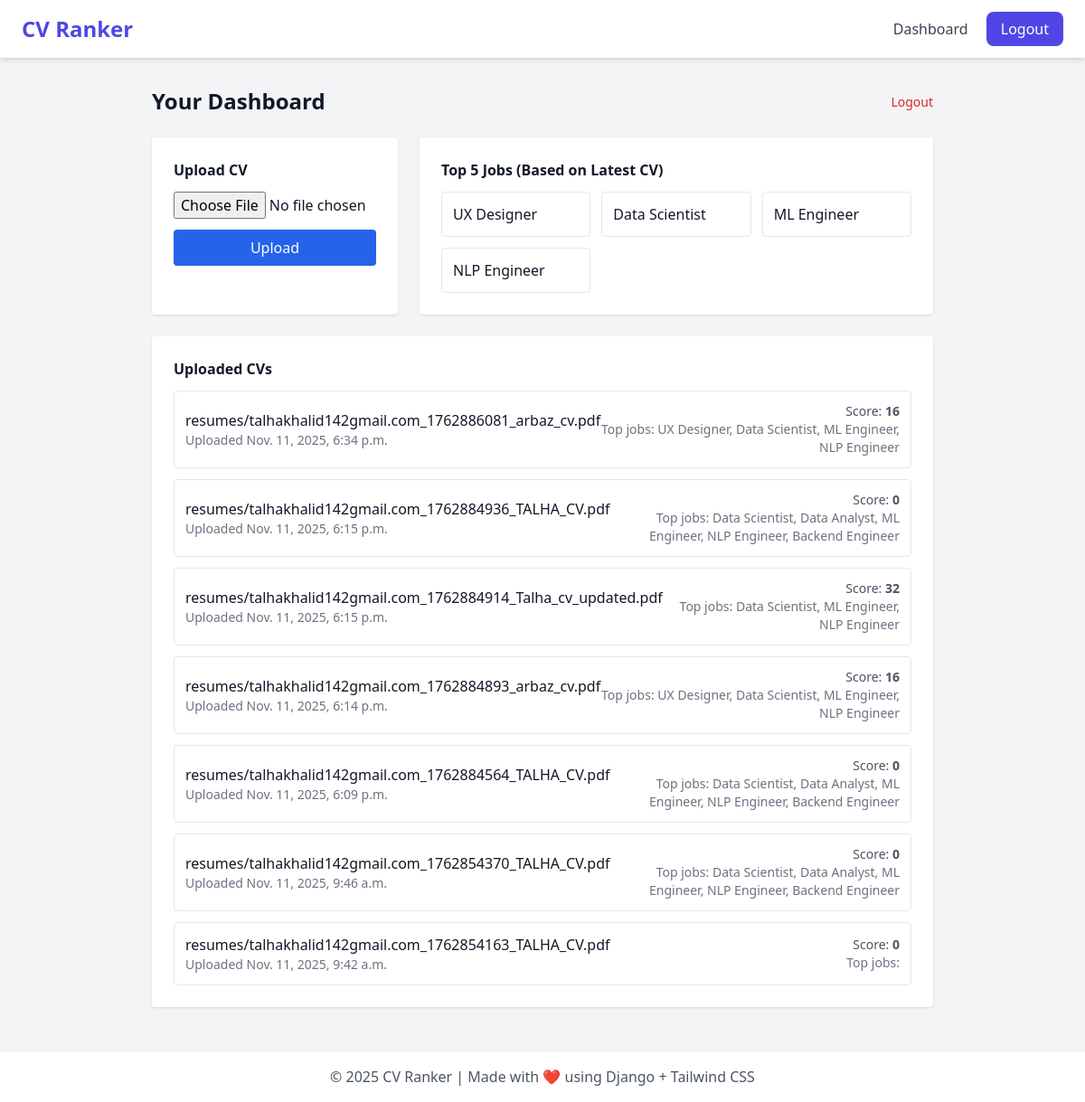
The page /dashboard/ (signed in) on the database its author committed.
### core/models.py (models this page shows, shortened)
class UploadedCV(models.Model):
    user = models.ForeignKey(User, on_delete=models.CASCADE, related_name='cvs')
    file = models.FileField(upload_to=upload_resume_path)
    parsed_text = models.TextField(blank=True, null=True)
    score = models.IntegerField(default=0)
    top_jobs = models.JSONField(default=list, blank=True)  # store list of top jobs
    uploaded_at = models.DateTimeField(default=timezone.now)

### core/views.py (the view)
# urls.py: path('dashboard/', views.dashboard_view, name='dashboard'),
@login_required
def dashboard_view(request):
    user = request.user
    cvs = UploadedCV.objects.filter(user=user).order_by('-uploaded_at')
    form = UploadCVForm()
    top_jobs = []
    latest_cv = cvs.first() if cvs.exists() else None
    if latest_cv and latest_cv.parsed_text:
        _, top_jobs = score_cv_and_get_jobs(latest_cv.parsed_text)
    return render(request, 'core/dashboard.html', {
        'form': form,
        'cvs': cvs,
        'latest_cv': latest_cv,
        'top_jobs': top_jobs,
    })

### core/forms.py
class UploadCVForm(forms.ModelForm):
    class Meta:
        model = UploadedCV
        fields = ['file']

### core/templates/core/dashboard.html (shortened to what this page needs)
{% extends 'core/base.html' %}
{% load static %}
{% block content %}
<div class="flex justify-between items-center mb-6">
  <h1 class="text-2xl font-semibold">Your Dashboard</h1>
  <div>
    <a href="{% url 'logout' %}" class="text-sm text-red-600">Logout</a>
  </div>
</div>
<div class="grid grid-cols-1 lg:grid-cols-3 gap-6">
  <div class="bg-white p-6 rounded shadow">
    <h3 class="font-semibold mb-3">Upload CV</h3>
    <form action="{% url 'upload_cv' %}" method="post" enctype="multipart/form-data">
      <input type="file" name="file" required class="mb-3 w-full">
      <button type="submit" class="w-full bg-blue-600 text-white py-2 rounded hover:bg-blue-700">Upload</button>
    </form>
  </div>
  <div class="bg-white p-6 rounded shadow lg:col-span-2">
    <h3 class="font-semibold mb-3">Top 5 Jobs (Based on Latest CV)</h3>
    {% if top_jobs %}
      <ul class="grid grid-cols-1 md:grid-cols-3 gap-3">
        {% for job in top_jobs %}
          <li class="p-3 border rounded flex items-center space-x-3">
            <span>{{ job }}</span>
          </li>
        {% endfor %}
      </ul>
    {% else %}
      <p class="text-gray-500">No CV parsed yet. Upload a CV to see top job matches.</p>
    {% endif %}
  </div>
  <div class="bg-white p-6 rounded shadow lg:col-span-3">
    <h3 class="font-semibold mb-3">Uploaded CVs</h3>
    {% if cvs %}
      <div class="space-y-3">
        {% for cv in cvs %}
          <div class="flex items-center justify-between p-3 border rounded">
            <div>
              <div class="font-medium">{{ cv.file.name|slice:":80" }}</div>
              <div class="text-sm text-gray-500">Uploaded {{ cv.uploaded_at }}</div>
            </div>
            <div class="text-right">
              <div class="text-sm text-gray-600">Score: <span class="font-semibold">{{ cv.score }}</span></div>
              <div class="text-sm text-gray-500">Top jobs: {{ cv.top_jobs|join:", " }}</div>
            </div>
          </div>
        {% endfor %}
      </div>
    {% else %}
      <p class="text-gray-500">No CVs uploaded yet.</p>
    {% endif %}
  </div>
</div>
{% endblock %}

### core/templates/core/base.html (shortened to what this page needs)
<!DOCTYPE html>
<html lang="en">
<head>
    <script src="https://cdn.tailwindcss.com"></script>
</head>
<body class="bg-gray-100 text-gray-900">
    <nav class="bg-white shadow-md py-4 px-6 flex justify-between items-center">
        <a href="/" class="text-2xl font-bold text-indigo-600">CV Ranker</a>
        <div class="space-x-4">
            {% if user.is_authenticated %}
                <a href="{% url 'dashboard' %}" class="text-gray-700 hover:text-indigo-600">Dashboard</a>
                <a href="{% url 'logout' %}" class="bg-indigo-600 text-white px-4 py-2 rounded-lg hover:bg-indigo-700">Logout</a>
            {% else %}
                <a href="{% url 'login' %}" class="text-gray-700 hover:text-indigo-600">Login</a>
                <a href="{% url 'register' %}" class="bg-indigo-600 text-white px-4 py-2 rounded-lg hover:bg-indigo-700">Register</a>
            {% endif %}
        </div>
    </nav>
    <main class="max-w-4xl mx-auto mt-8 px-4">
        {% block content %}
        {% endblock %}
    </main>
    <footer class="mt-12 py-4 bg-white text-center text-gray-600 border-t">
        © 2025 CV Ranker | Made with ❤️ using Django + Tailwind CSS
    </footer>
</body>
</html>

### rows shown on the page
UploadedCV: file.name "resumes/talhakhalid142gmail.com_1762886081_arbaz_cv.pdf", uploaded_at "Nov. 11, 2025, 6:34 p.m.", score "16", top_jobs "UX Designer, Data Scientist, ML Engineer, NLP Engineer"
UploadedCV: file.name "resumes/talhakhalid142gmail.com_1762884936_TALHA_CV.pdf", uploaded_at "Nov. 11, 2025, 6:15 p.m.", score "0", top_jobs "Data Scientist, Data Analyst, ML Engineer, NLP Engineer, Backend Engineer"
UploadedCV: file.name "resumes/talhakhalid142gmail.com_1762884914_Talha_cv_updated.pdf", uploaded_at "Nov. 11, 2025, 6:15 p.m.", score "32", top_jobs "Data Scientist, ML Engineer, NLP Engineer"
UploadedCV: file.name "resumes/talhakhalid142gmail.com_1762884893_arbaz_cv.pdf", uploaded_at "Nov. 11, 2025, 6:14 p.m.", score "16", top_jobs "UX Designer, Data Scientist, ML Engineer, NLP Engineer"
UploadedCV: file.name "resumes/talhakhalid142gmail.com_1762884564_TALHA_CV.pdf", uploaded_at "Nov. 11, 2025, 6:09 p.m.", score "0", top_jobs "Data Scientist, Data Analyst, ML Engineer, NLP Engineer, Backend Engineer"
UploadedCV: file.name "resumes/talhakhalid142gmail.com_1762854370_TALHA_CV.pdf", uploaded_at "Nov. 11, 2025, 9:46 a.m.", score "0", top_jobs "Data Scientist, Data Analyst, ML Engineer, NLP Engineer, Backend Engineer"
UploadedCV: file.name "resumes/talhakhalid142gmail.com_1762854163_TALHA_CV.pdf", uploaded_at "Nov. 11, 2025, 9:42 a.m.", score "0"

### other values the page prints
{{ job }} "UX Designer" "Data Scientist" "ML Engineer" "NLP Engineer"
